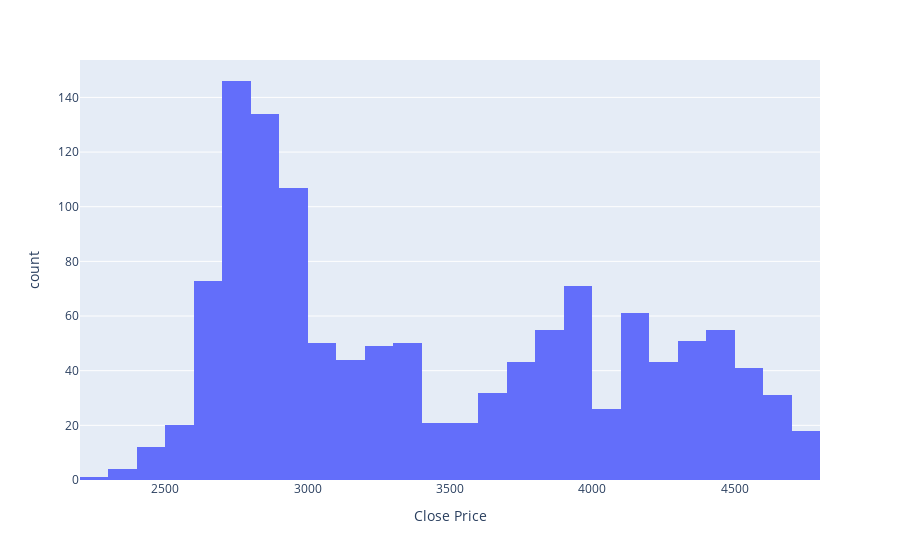

The notebook cell this image was saved under:
### Markdown cell above
### Visualization for Merged S&P Data with Economic Data and Technical Indicators

### Code cell
#create a histogram
fig = px.histogram(merged_data, x='Close Price')
fig.show()

### Figure 1 — Plotly figure (JSON) as saved in the notebook; plotly's stock layout.template omitted (floating-point values rounded to 4 significant figures; data arrays with more than 128 entries replaced by an {"elided": "..."} marker saying what was removed)
{"data": [{"alignmentgroup": "True", "bingroup": "x", "hovertemplate": "Close Price=%{x}<br>count=%{y}<extra></extra>", "legendgroup": "", "marker": {"color": "#636efa", "pattern": {"shape": ""}}, "name": "", "offsetgroup": "", "orientation": "v", "showlegend": false, "type": "histogram", "x": {"elided": "1259 float values"}, "xaxis": "x", "yaxis": "y"}], "layout": {"autosize": true, "barmode": "relative", "legend": {"tracegroupgap": 0}, "margin": {"t": 60}, "xaxis": {"anchor": "y", "autorange": true, "domain": [0, 1], "range": [2200, 4800], "title": {"text": "Close Price"}, "type": "linear"}, "yaxis": {"anchor": "x", "autorange": true, "domain": [0, 1], "range": [0, 153.7], "title": {"text": "count"}}}}
